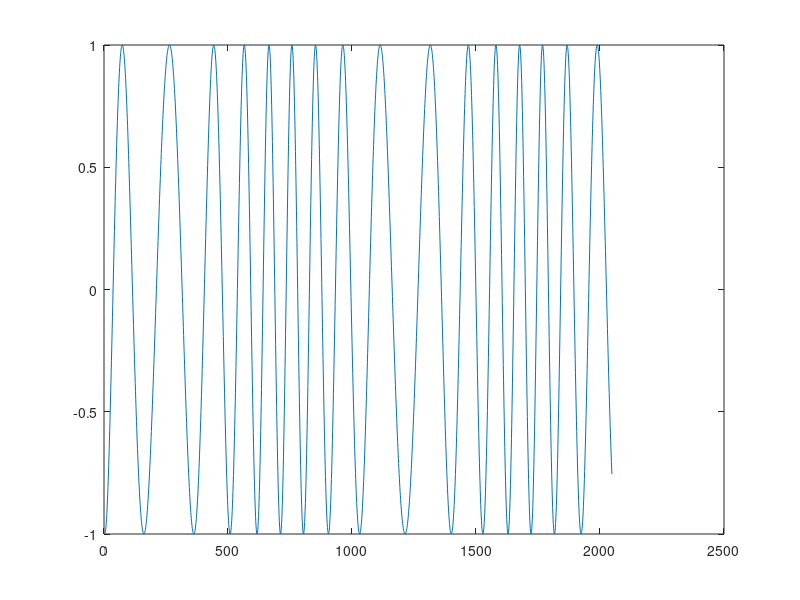

Write the MATLAB code that produced this figure. (Note: this script raises an error after producing the figure.)
## -*- Octave -*-
## Analyse a frequency modulated sinusoid signal
signalLength = 2048;
carrierFreq = 16;
modFreq = 2.1;
index = [1:signalLength];
norm_signal = index / signalLength;

mod = 3.0 .* cos(norm_signal * 2 * pi * modFreq);
plot(mod)

fm_signal = cos(2 * pi * carrierFreq * norm_signal + mod);
plot(fm_signal)

rhythm.signal = fm_signal;
rhythm.description = "FM signal";
analysis.beginClapAt = 1;
analysis.expectedTactusIOI = 0;
analysis.correlationMethod = "rd | rlp | rsp";
analysis.multiple = 1;

[magf, phasef, pcf] = multiresRhythm(rhythm, analysis, "");

## [mag, phase] = dyadic_cwt(fm_signal, 8, signalLength ./ 4);
## plotCWT(rhythm.description, mag, phase);
